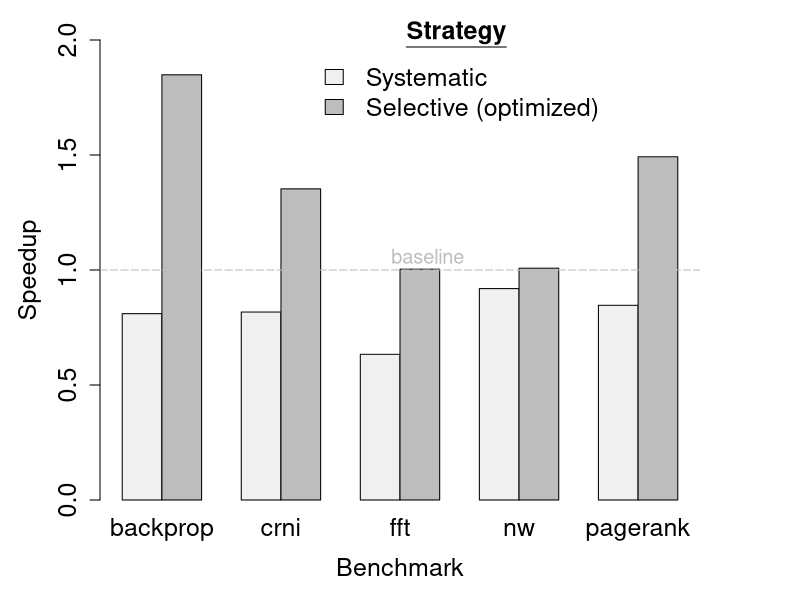

Recreate this plot in R.
data <- read.csv("../../paper-results/speedup-selective-optimized/results.csv")
# Aggregate the repeated measurements with mean value
#dataAggregate <- colMeans(data)
dataAggregate <- apply(data, 2, min)
# Compute speedups of optimized vectorized code with systematic and selective strategy
speedups <- data.frame(backprop=c(dataAggregate["backprop_matlab"]/dataAggregate["backprop_mc2mc"],
                                 dataAggregate["backprop_matlab"]/dataAggregate["backprop_mc2mc_selective"]),
                      crni=c(dataAggregate["crni_matlab"]/dataAggregate["crni_mc2mc"],
                             dataAggregate["crni_matlab"]/dataAggregate["crni_mc2mc_selective"]),
                      fft=c(dataAggregate["fft_matlab"]/dataAggregate["fft_mc2mc"],
                            dataAggregate["fft_matlab"]/dataAggregate["fft_mc2mc_selective"]),
                      nw=c(dataAggregate["nw_matlab"]/dataAggregate["nw_mc2mc"],
                           dataAggregate["nw_matlab"]/dataAggregate["nw_mc2mc_selective"]),
                      pagerank=c(dataAggregate["pagerank_matlab"]/dataAggregate["pagerank_mc2mc"],
                                 dataAggregate["pagerank_matlab"]/dataAggregate["pagerank_mc2mc_selective"]))
# Save as pdf (A5 format)
pdf("mc2mc-optimized.pdf", width = 8.27, height = 5.83)
# Modify plot margins
par(mfrow=c(1, 1), mar=c(5, 5, 2, 5))
# Plot vectorization strategies comparison
barplot(as.matrix(speedups), 
        beside=T, 
        axes = T,
        xlab = "Benchmark",
        ylab = "Speedup",
        ylim= c(0, 2.0),
        col=c("#f0f0f0","#bdbdbd"),
        cex.names = 1.5,
        cex.axis = 1.5,
        cex.lab=1.5,
        legend = c("Systematic", "Selective (optimized)"), 
        args.legend = list(x ='topright',
                           bty="n",
                           cex=1.5,
                           horiz=F,
                           inset=c(0.15, -0.05),
                           title=expression(bold(underline("Strategy"))), title.col="black"))
# Plot baseline
abline(a = 1, b= 0, col="gray", lty=5)
# ... with a text !
text(8.7, 1.06, "baseline", col="gray", cex=1.2)
# Finish plotting
dev.off()
